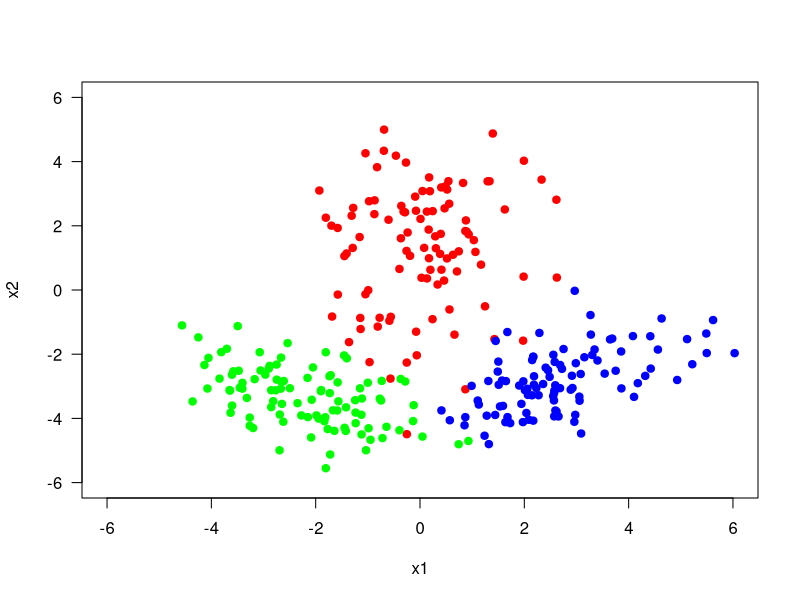
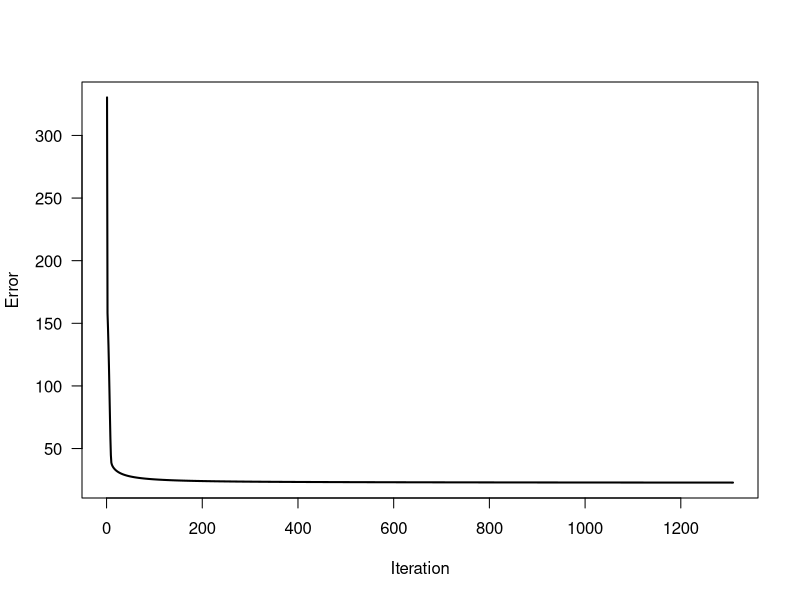
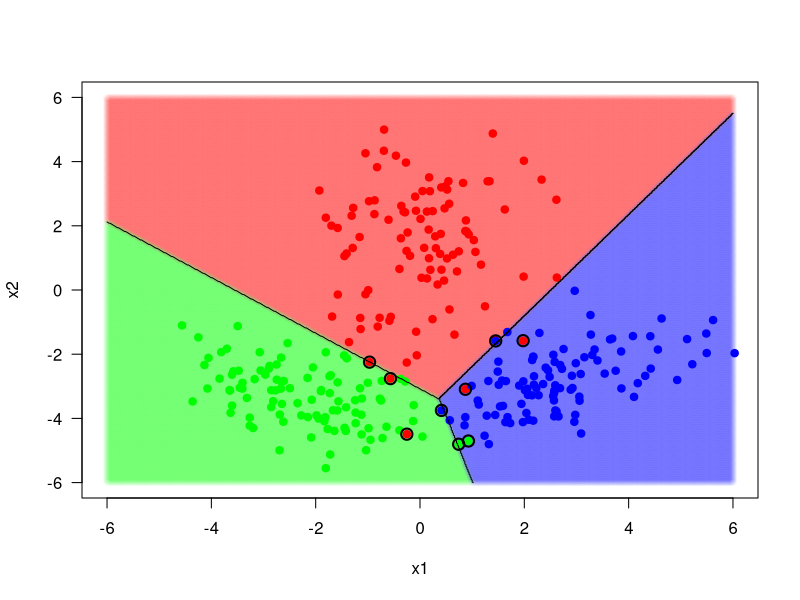

Source code (R) for these figures, in order:
require(MASS)
set.seed(521)
# mean parameters
class_means <- matrix(c(0, 1.5,
                        -2.5, -3,
                        2.5, -3), 2,3, byrow = FALSE)
class_means_1 <- c(0, 1.5)
class_means_2 <- c(-2.5, -3)
class_means_3 <- c(2.5, 3)
# standard deviation parameters
class_deviations <- array(c(1, 0.2, 0.2, 3.2,
                            1.6, -0.8, -0.8, 1.0,
                            1.6, 0.8, 0.8, 1.0), c(2,2,3)) 
# sample sizes
class_sizes <- c(100, 100, 100)

# generate random samples
points_1 = mvrnorm(class_sizes[1], mu = class_means[,1], Sigma = class_deviations[,,1])
points_2 = mvrnorm(class_sizes[2], mu = class_means[,2], Sigma = class_deviations[,,2])
points_3 = mvrnorm(class_sizes[3], mu = class_means[,3], Sigma = class_deviations[,,3])
X <- rbind(points_1, points_2, points_3)
x1 <- X[,1]
x2 <- X[,2]

# generate corresponding labels
y <- c(rep(1, class_sizes[1]), 
       rep(2, class_sizes[2]),
       rep(3, class_sizes[3]))
y_truth <- y

# plot data points generated
plot(points_1[,1], points_1[,2], type = "p", pch = 19, col = "red", las = 1,
     xlim = c(-6, 6), ylim = c(-6, 6),
     xlab = "x1", ylab = "x2")
points(points_2[,1], points_2[,2], type = "p", pch = 19, col = "green")
points(points_3[,1], points_3[,2], type = "p", pch = 19, col = "blue")


# get number of classes and number of samples
K <- max(y)
N <- length(y)

# define denominator of the sigmoid function
sub_sigmoid <- function(X, W, w0) {
  return (exp(X %*% W + w0))
}

# define the gradient functions
gradient_W <- function(X, y_truth_input, y_predicted_input) {
  sapply(X=1:K, FUN = function(j) {
    rowSums(sapply(X=1:N, FUN = function(t) {
      (y_truth_input[t,j] - y_predicted_input[t,j]) * X[t,]
    }))
  })
}

gradient_w0 <- function(y_truth_input, y_predicted_input) {
  return(colSums(y_truth_input - y_predicted_input))
}

y_truth_encoded <- t(sapply(X = 1:N, FUN = function(n) {
 if (y_truth[n] == 1) {
  return(c(1,0,0)) 
 } else if (y_truth[n] == 2){
   return(c(0,1,0)) 
 } else if (y_truth[n] == 3){
   return(c(0,0,1)) 
 }
}))

# set learning parameters
eta <- 0.01 # step size
epsilon <- 1e-3

# randomly initalize W and w0
W <- sapply(X = 1:K, FUN = function(c) runif(ncol(X), min = -0.01, max = 0.01)) # random uniform
w0 <- runif(K, min = -0.01, max = 0.01) # random uniform

# learn W and w0 using gradient descent
iteration <- 1
objective_values <- c()
while (1) {
  print(paste0("running iteration#", iteration))
  y_predicted_fraction = rowSums(sapply(X = 1:K, FUN = function(d) {
    sub_sigmoid(X, W[,d], w0[d])
  }))
  y_predicted_probs <- sapply(X = 1:K, FUN = function(d) {
    sub_sigmoid(X, W[,d], w0[d]) / y_predicted_fraction
  })
  
  # -loglikelihood = error function
  objective_value <- sum(colSums(sapply(X = 1:N, FUN = function(n) {
    sapply(X= 1:K, FUN = function(c) {
      -1 * y_truth_encoded[n,c] * log(y_predicted_probs[n,c] + epsilon)
    })
  })))
  objective_values <- c(objective_values, objective_value)
  
  W_old <- W
  w0_old <- w0
  
  W <- W + eta * gradient_W(X, y_truth_encoded, y_predicted_probs)
  w0 <- w0 + eta * gradient_w0(y_truth_encoded, y_predicted_probs)
  
  distance_check <- sapply(X=1:K, FUN = function(c) {
    sqrt((w0[c] - w0_old[c])^2 + sum((W[,c] - W_old[,c])^2))
  })
  
  if (sum(distance_check) < K * epsilon / 2) { # euclidean distance
    break
  }
  
  iteration <- iteration + 1
  print(W)
  print(w0)
}
print(W)
print(w0)

# plot objective function during iterations
plot(1:iteration, objective_values,
     type = "l", lwd = 2, las = 1,
     xlab = "Iteration", ylab = "Error")

# calculate confusion matrix
y_predicted <- sapply(X=1:N, FUN = function(n) {
  which.max(y_predicted_probs[n,])
})

confusion_matrix <- table(y_predicted, y_truth)
print(confusion_matrix)

#define prediction function
predict_class <- function(x1, x2) {
  which.max(sapply(X = 1:K, FUN = function(d) {
    sub_sigmoid(array(c(x1, x2), c(1,2)), W[,d], w0[d])
  }))
}

# evaluate discriminat function on a grid
x1_interval <- seq(from = -6, to = +6, by = 0.02)
x2_interval <- seq(from = -6, to = +6, by = 0.02)
x1_grid <- matrix(x1_interval, nrow = length(x1_interval), ncol = length(x1_interval), byrow = FALSE)
x2_grid <- matrix(x2_interval, nrow = length(x2_interval), ncol = length(x2_interval), byrow = TRUE)

predicted_classes <- matrix(mapply(predict_class, x1_grid, x2_grid), nrow(x1_grid), ncol(x2_grid))

#plot the results
plot(x1_grid[predicted_classes == 1], x2_grid[predicted_classes == 1], col = rgb(red = 1, green = 0, blue = 0, alpha = 0.01), pch = 16,
       xlim = c(-6, +6),
       ylim = c(-6, +6),
       xlab = "x1", ylab = "x2", las = 1)
points(x1_grid[predicted_classes == 2], x2_grid[predicted_classes == 2], col = rgb(red = 0, green = 1, blue = 0, alpha = 0.01), pch = 16)
points(x1_grid[predicted_classes == 3], x2_grid[predicted_classes == 3], col = rgb(red = 0, green = 0, blue = 1, alpha = 0.01), pch = 16)
points(X[y_truth == 1, 1], X[y_truth == 1, 2], type = "p", pch = 19, col = "red")
points(X[y_truth == 2, 1], X[y_truth == 2, 2], type = "p", pch = 19, col = "green")
points(X[y_truth == 3, 1], X[y_truth == 3, 2], type = "p", pch = 19, col = "blue")
contour(x1_interval, x2_interval, predicted_classes, levels = c(1,2,3), add = TRUE, lwd = 1, drawlabels = FALSE)
points(X[y_predicted != y_truth, 1], X[y_predicted != y_truth, 2], cex = 1.5, lwd = 2)
